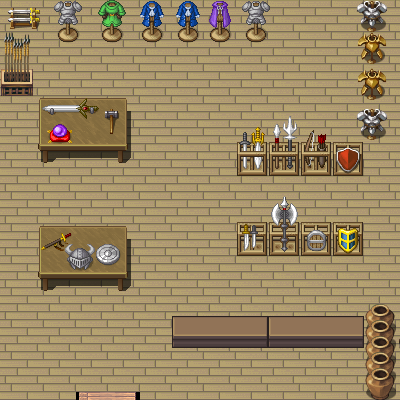

Rendered tile map (Tiled .tmx) drawn with the repository's tilesets; below, a short description and the map source with its tile grids summarised:
An orthogonal 100x100 tile map with 4x4 px tiles, 5 tile layers (background, front_struct, détails_front, back_struct, ...), 5 tilesets and 20 objects (18x collision, maison1_exit_cartePlaine, maison1_spawn_cartePlaine).

<map version="1.8" tiledversion="1.8.2" orientation="orthogonal" renderorder="right-down" width="100" height="100" tilewidth="4" tileheight="4" infinite="0" nextlayerid="7" nextobjectid="23">
 <tileset firstgid="1" source="[Base]BaseChip_pipo.tsx" />
 <tileset firstgid="68097" source="tilea2.tsx" />
 <tileset firstgid="80385" source="tilee2.tsx" />
 <tileset firstgid="101889" source="tilee.tsx" />
 <tileset firstgid="118273" source="tilec.tsx" />
 <layer id="1" name="background" width="100" height="100">
  <data>[10000 cells, 10000 non-empty, 80 distinct tile ids]</data>
 </layer>
 <layer id="3" name="front_struct" width="100" height="100">
  <data>[10000 cells, 2251 non-empty, 1282 distinct tile ids]</data>
 </layer>
 <layer id="6" name="détails_front" width="100" height="100">
  <data>[10000 cells, 419 non-empty, 419 distinct tile ids]</data>
 </layer>
 <layer id="4" name="back_struct" width="100" height="100">
  <data>[10000 cells, 769 non-empty, 517 distinct tile ids]</data>
 </layer>
 <layer id="5" name="details_back" width="100" height="100">
  <data>[10000 cells, 428 non-empty, 428 distinct tile ids]</data>
 </layer>
 <objectgroup id="2" name="objects">
  <object id="1" name="maison1_exit_cartePlaine" x="78.5047" y="390.192" width="57.1297" height="9.43426" />
  <object id="2" name="maison1_spawn_cartePlaine" x="105.206" y="374.183">
   <point />
  </object>
  <object id="3" type="collision" x="-0.624707" y="0.624707" width="4.99707" height="398.818" />
  <object id="6" type="collision" x="1.5" y="0.25" width="398.5" height="21.5" />
  <object id="7" type="collision" x="386.751" y="0.591" width="13.4971" height="398.818" />
  <object id="8" type="collision" x="1.75" y="396" width="398.5" height="4" />
  <object id="9" type="collision" x="39.5" y="107" width="88" height="47.5" />
  <object id="10" type="collision" x="237" y="155" width="125" height="20" />
  <object id="11" type="collision" x="237.5" y="234.5" width="125.5" height="20.5" />
  <object id="12" type="collision" x="38.5" y="239" width="89.5" height="40.5" />
  <object id="13" type="collision" x="1.5" y="69" width="30" height="27" />
  <object id="14" type="collision" x="246" y="19" width="19.5" height="21.5" />
  <object id="15" type="collision" x="209" y="22.5" width="20.5" height="18" />
  <object id="16" type="collision" x="177.5" y="23" width="21" height="17" />
  <object id="17" type="collision" x="141.5" y="24" width="20.5" height="17" />
  <object id="18" type="collision" x="101" y="22" width="21" height="19.5" />
  <object id="19" type="collision" x="57.5" y="22.5" width="20.5" height="17.5" />
  <object id="20" type="collision" x="358.5" y="1" width="29" height="134" />
  <object id="21" type="collision" x="364.5" y="305.5" width="34.5" height="93" />
  <object id="22" type="collision" x="172.5" y="324.5" width="191.5" height="24" />
 </objectgroup>
</map>
